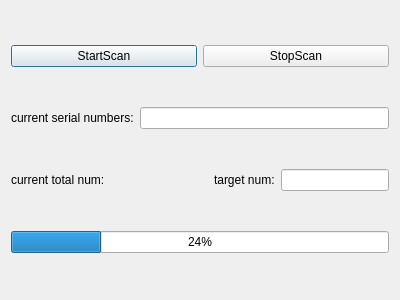
<?xml version="1.0" encoding="UTF-8"?>
<ui version="4.0">
 <class>ScanWorkPieceDialog</class>
 <widget class="QDialog" name="ScanWorkPieceDialog">
  <property name="geometry">
   <rect>
    <x>0</x>
    <y>0</y>
    <width>400</width>
    <height>300</height>
   </rect>
  </property>
  <property name="windowTitle">
   <string>ScanWorkPieceDialog</string>
  </property>
  <layout class="QVBoxLayout" name="verticalLayout">
   <item>
    <layout class="QHBoxLayout" name="horizontalLayout">
     <item>
      <widget class="QPushButton" name="starScanButton">
       <property name="text">
        <string>StartScan</string>
       </property>
      </widget>
     </item>
     <item>
      <widget class="QPushButton" name="stopScanButton">
       <property name="text">
        <string>StopScan</string>
       </property>
      </widget>
     </item>
    </layout>
   </item>
   <item>
    <layout class="QHBoxLayout" name="horizontalLayout_2">
     <item>
      <widget class="QLabel" name="currentSerialNumbersLabel">
       <property name="text">
        <string>current serial numbers:</string>
       </property>
      </widget>
     </item>
     <item>
      <widget class="QLineEdit" name="currentSerialNumberslineEdit"/>
     </item>
    </layout>
   </item>
   <item>
    <layout class="QHBoxLayout" name="horizontalLayout_3">
     <item>
      <widget class="QLabel" name="currentTotalValueLabel">
       <property name="text">
        <string>current total num:</string>
       </property>
      </widget>
     </item>
     <item>
      <spacer name="horizontalSpacer">
       <property name="orientation">
        <enum>Qt::Horizontal</enum>
       </property>
       <property name="sizeHint" stdset="0">
        <size>
         <width>10</width>
         <height>20</height>
        </size>
       </property>
      </spacer>
     </item>
     <item>
      <widget class="QLabel" name="targetNumLabel">
       <property name="text">
        <string>target num:</string>
       </property>
      </widget>
     </item>
     <item>
      <widget class="QLineEdit" name="targetValueLineEdit"/>
     </item>
    </layout>
   </item>
   <item>
    <widget class="QProgressBar" name="progressBar">
     <property name="value">
      <number>24</number>
     </property>
    </widget>
   </item>
  </layout>
 </widget>
 <layoutdefault spacing="6" margin="11"/>
 <resources/>
 <connections/>
</ui>
